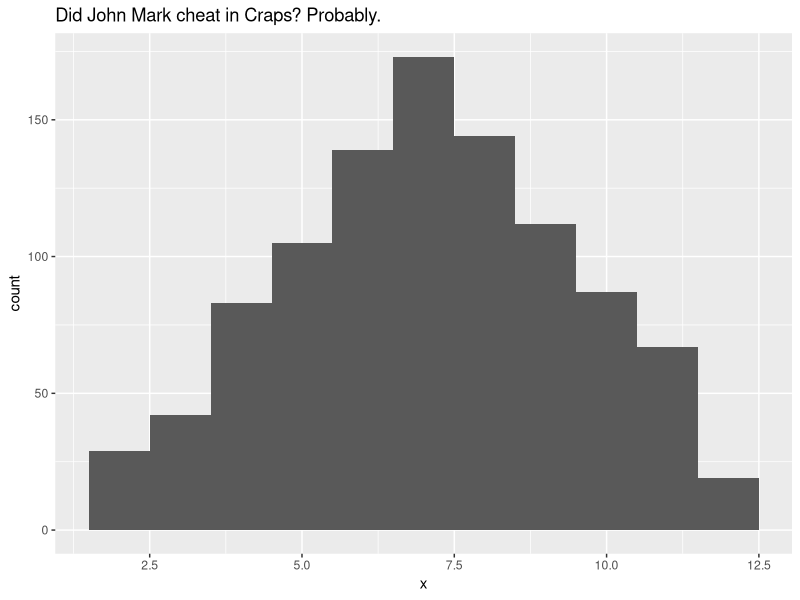

The R script that drew this image:
## ---- chunk 1
knitr::opts_chunk$set(echo = FALSE)
library(tidyverse)
## ---- chunk 2
roll_one_die <- function() {
  sample(x = 1:6, size = 1)
}

roll_two_die <- function() {
  roll_one_die() + roll_one_die()
}

# the tilda tells the function to run the list 1:10 over the function

map_int(1:10, ~ roll_two_die())
## ---- chunk 3

x <- tibble(x = map_int(1:1000, ~ roll_two_die()))

ggplot(x, aes(x)) + 
  geom_histogram(binwidth = 1) +
  ggtitle("Did John Mark cheat in Craps? Probably.")

